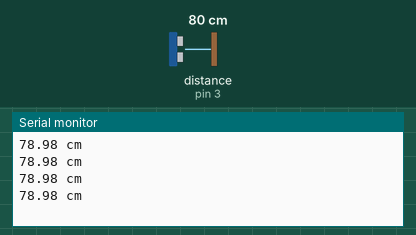
The sketch below on a simulated Arduino Uno, built with avr-gcc and run on an emulated ATmega328P. On the bench: the last lines printed to the serial monitor. Wiring (inferred from the names in the program): ultrasonic range finder: trigger pin 3; echo pin 3. The inputs (shaded band) are chosen by the test bench; at power-on: distance to the obstacle (sensor on pin 3) 80 cm. The echo pulse lasts 58.3 µs per cm.

Above: at 1.2 s.
1.3 s: distance to the obstacle (sensor on pin 3) set to 2 cm
At 1.74 s:
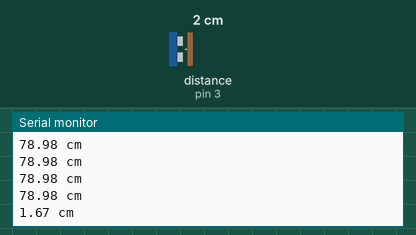
2.8 s: distance to the obstacle (sensor on pin 3) set to 4 cm
At 2.94 s:
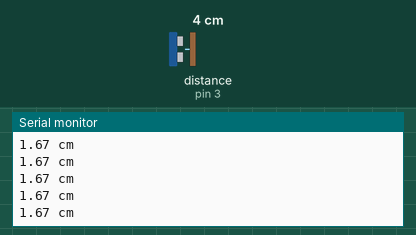
Timing chart, 0 to 5.8 s (numbered marks = the images above; inputs shaded):
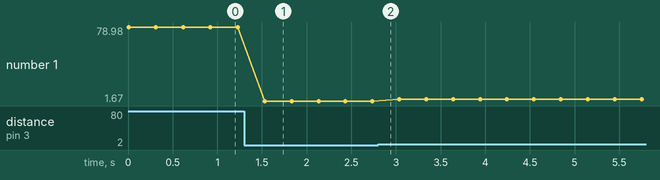

Measured:
- after the input at 1.3 s, the serial monitor: prints a new line after 0.23 s (image 1)
- plotted number 1: 78.98 → 1.67 after the input at 1.3 s, 1.67 → 3.64 after the input at 2.8 s

The sketch:

sonic_sensor.ino
```cpp
int signal=3;

void setup(){
  pinMode(signal, OUTPUT);
  Serial.begin(9600);
}

float distance()
{
  unsigned long duration=0;

  //set to low incase we have ran recently
  pinMode(signal, OUTPUT);
  digitalWrite(signal, LOW);
  delayMicroseconds(5);

  digitalWrite(signal, HIGH);
  delayMicroseconds(5);
  digitalWrite(signal, LOW);

  pinMode(signal, INPUT);
  duration = pulseIn(signal, HIGH);

  return float((duration / 2) / 29.412);

}

void loop(){
  Serial.print(distance());
  Serial.println(" cm");
  delay(300);
}
```
